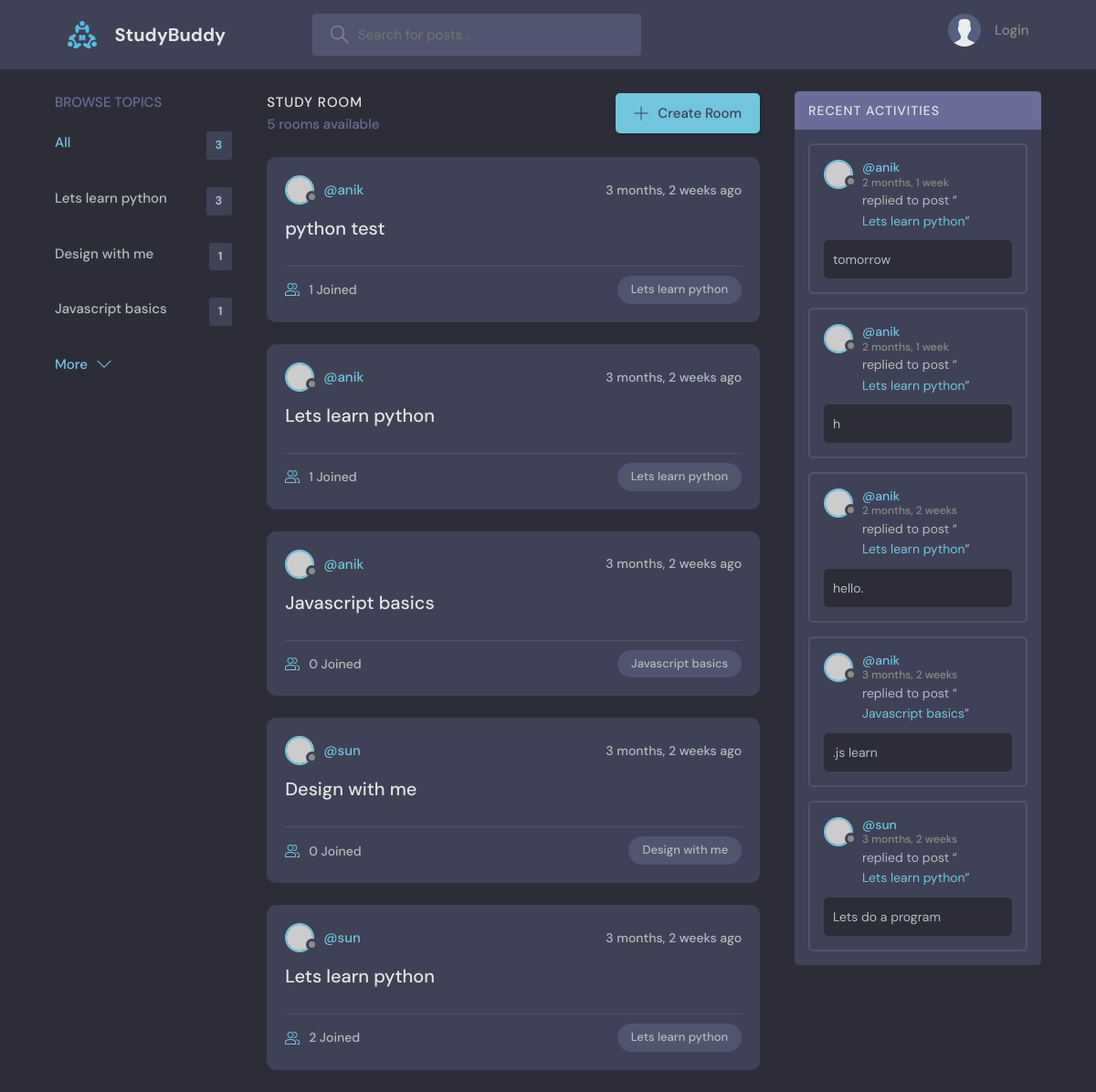
/, run on an earlier commit of the app's database.
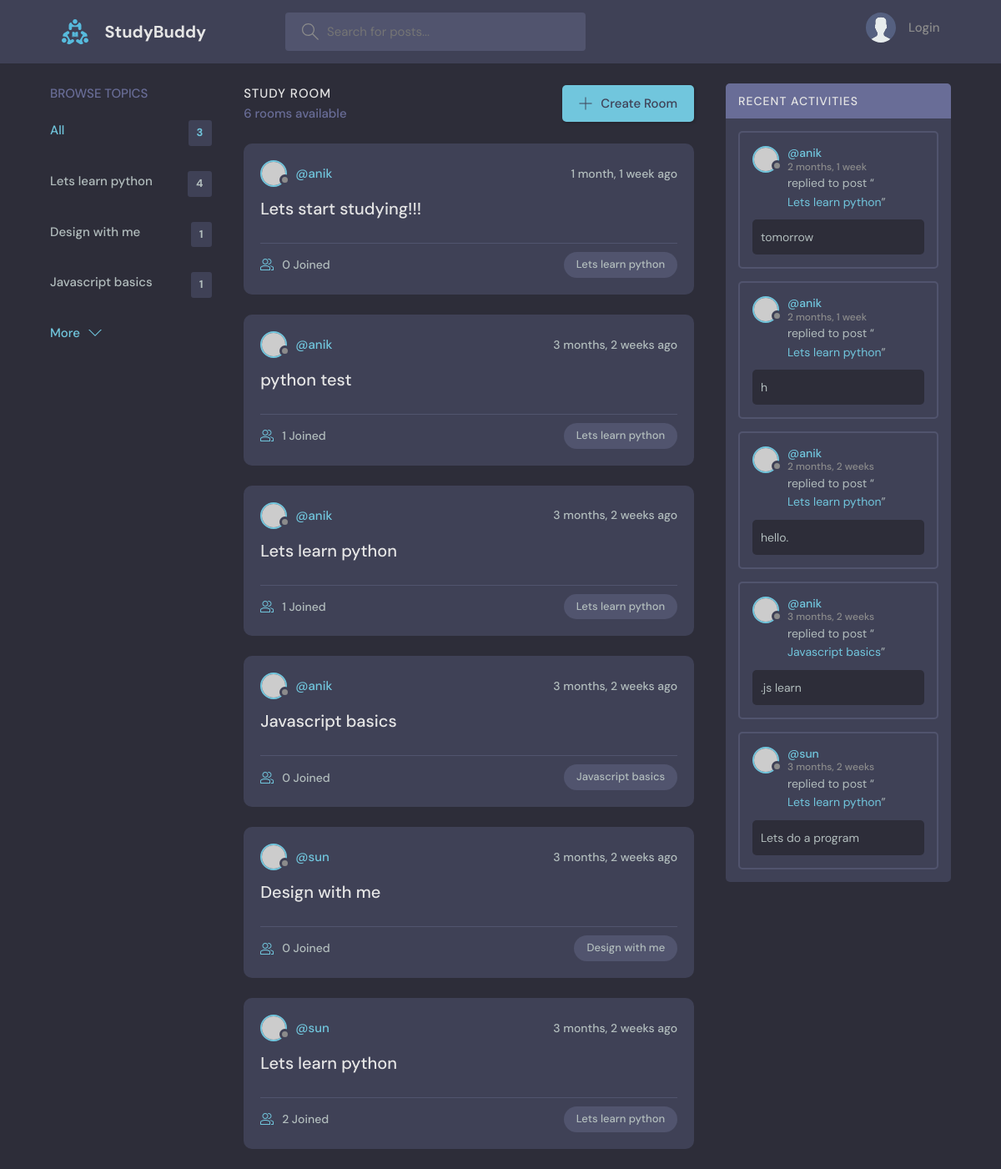
And on a later commit of the database.
### base/models.py (models this page shows, shortened)
class Topic(models.Model):
    name = models.CharField(max_length=200, null=False,)
    objects = models.Manager()

class Room(models.Model):
    host = models.ForeignKey(User, on_delete=models.SET_NULL, null=True)
    topic = models.ForeignKey(Topic, on_delete=models.SET_NULL, null=True)
    name = models.CharField(max_length=200, null=False, blank= False)
    description = models.TextField(null= True, blank= True,)
    participants = models.ManyToManyField(User, related_name='participants', blank= True)
    updated = models.DateTimeField(auto_now= True)
    created = models.DateTimeField(auto_now_add= True)
    objects = models.Manager()
    class Meta:
        ordering = ['-created', '-updated']
    def __str__(self):
        return str(self.name)

class Messages(models.Model):
    user = models.ForeignKey(User, on_delete=models.CASCADE)
    room = models.ForeignKey(Room, on_delete=models.CASCADE)
    body = models.TextField()
    updated = models.DateTimeField(auto_now= True)
    created = models.DateTimeField(auto_now_add= True)
    objects = models.Manager()
    class Meta:
        ordering = ['-created', '-updated']

### base/views.py (the view)
# urls.py: path('', views.home, name = "home"),
def home(request):
    q = request.GET.get('q') if request.GET.get('q') != None else ''
    rooms = Room.objects.filter(
            Q(topic__name__icontains = q) |
            Q(name__icontains = q) |
            Q(description__icontains = q)
            )
    topics = Topic.objects.all()
    room_count = rooms.count()
    room_messages = Messages.objects.filter(Q(room__topic__name__icontains = q))
    context =  {'rooms': rooms, 'topics': topics, 'room_count': room_count, 'room_messages': room_messages}
    return render(request,'base/home.html', context)

### base/templates/base/home.html (shortened to what this page needs)
{% extends 'main.html' %}
{% block content %}
    <main class="layout layout--3">
      <div class="container">
        {% include 'base/topics_component.html' %}
        <div class="roomList">
          <div class="roomList__header">
            <div>
              <h2>Study Room</h2>
              <p>{{ room_count }} rooms available</p>
            </div>
            <a class="btn btn--main" href="{% url 'create-room' %}">
              <svg version="1.1" xmlns="http://www.w3.org/2000/svg" width="32" height="32" viewBox="0 0 32 32">
                <title>add</title>
                <path
                  d="M16.943 0.943h-1.885v14.115h-14.115v1.885h14.115v14.115h1.885v-14.115h14.115v-1.885h-14.115v-14.115z"
                ></path>
              </svg>
              Create Room
            </a>
          </div>
            {% include 'base/feed_component.html' %}
          </div>
            {% include 'base/activity_component.html' %}
      </div>
    </main>
{% endblock content %}

### base/templates/base/topics_component.html
<div class="topics">
    <div class="topics__header">
      <h2>Browse Topics</h2>
    </div>
    <ul class="topics__list">
      <li>
        <a href="{% url 'home' %}" class="active">All<span>{{ topics.count }}</span></a>
      </li>
        {% for topic in topics %}
            <li>
                <a href="{% url 'home' %}?q={{ topic.name }}">{{ topic.name }}<span>{{ topic.room_set.all.count }}</span></a>
            </li>
        {% endfor %}
    </ul>
    <a class="btn btn--link" href="topics.html">
      More
      <svg version="1.1" xmlns="http://www.w3.org/2000/svg" width="32" height="32" viewBox="0 0 32 32">
        <title>chevron-down</title>
        <path d="M16 21l-13-13h-3l16 16 16-16h-3l-13 13z"></path>
      </svg>
    </a>
  </div>

### base/templates/base/feed_component.html (shortened to what this page needs)
{% for room in rooms %}
    <div class="roomListRoom">
        <div class="roomListRoom__header">
        <a href="{% url 'user-profile' room.host.id %}" class="roomListRoom__author">
            <div class="avatar avatar--small">
            <img src="https://randomuser.me/api/portraits/women/11.jpg" />
            </div>
            <span>@{{ room.host.username }}</span>
        </a>
        <div class="roomListRoom__actions">
            <span>{{ room.created|timesince }} ago</span>
        </div>
        </div>
        <div class="roomListRoom__content">
        <a href="{% url 'room' room.id %}">{{ room.name }}</a>
        </div>
        <div class="roomListRoom__meta">
        <a href="{% url 'room' room.id %}" class="roomListRoom__joined">
            {{ room.participants.all.count }} Joined
        </a>
        <p class="roomListRoom__topic">{{ room.topic.name }}</p>
        </div>
    </div>
{% endfor %}

### base/templates/base/activity_component.html (shortened to what this page needs)
<div class="activities">
    <div class="activities__header">
      <h2>Recent Activities</h2>
    </div>
    {% for message in room_messages %}
    <div class="activities__box">
      <div class="activities__boxHeader roomListRoom__header">
            <a href="{% url 'user-profile' message.user.id %}" class="roomListRoom__author">
                <div class="avatar avatar--small">
                    <img src="https://randomuser.me/api/portraits/women/11.jpg" />
                </div>
                <p>
                    @{{ message.user}}
                    <span>{{ message.created | timesince}}</span>
                </p>
            </a>
      </div>
      <div class="activities__boxContent">
        <p>replied to post “<a href="{% url 'room' message.room.id %}">{{ message.room }}</a>”</p>
        <div class="activities__boxRoomContent">
            {{ message.body }}
          </div>
      </div>
    </div>
    {% endfor %}
  </div>

What changed in the data, as far as the page shows it:
computed for Topic "Lets learn python": room_set.all.count "3" → "4"
added Room: host.username "anik", created "1 month, 1 week", name "Lets start studying!!!", participants.all.count "0", topic.name "Lets learn python"
Also different on the page:
{{ room_count }}: "5" → "6"
